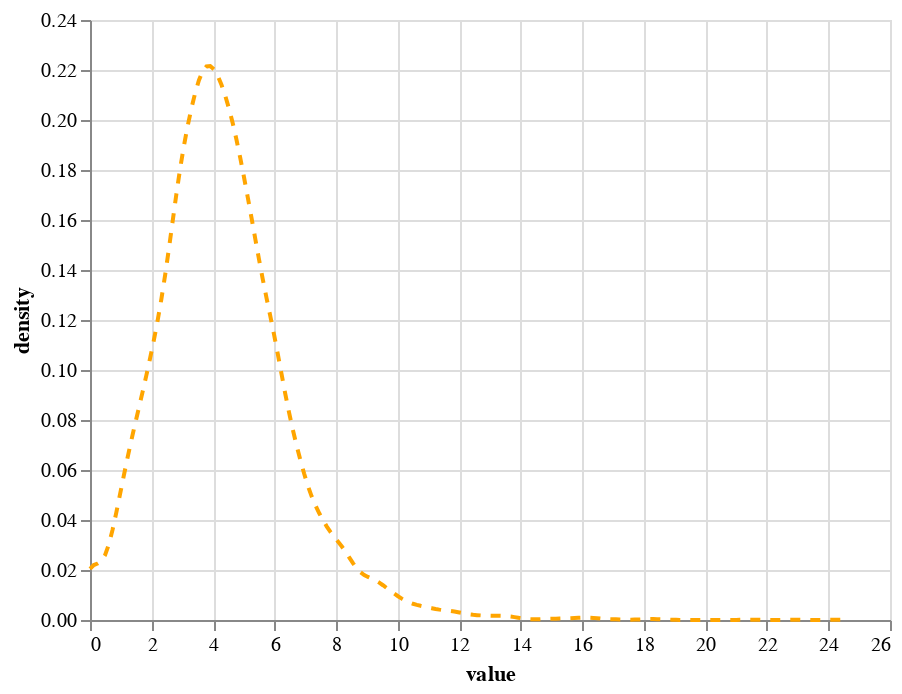

Notebook cell for this chart:
### Code cell
long_enough_taxiing_taxiholdavg_df = dep_arr_df.query(
    'mvt_type=="DEP" & real_dur_minutes > 5'
)
long_enough_taxiing_taxiholdavg_df = compute_avg_duration(
    long_enough_taxiing_taxiholdavg_df,
    on_col="taxi_holding_time_minutes",  # "taxi_holding_time_minutes",
    col_name="long_enough_delay",
)
datachart = long_enough_taxiing_taxiholdavg_df[
    ["first_movement_start", "long_enough_delay"]
]
long_enough_taxiing_taxiholdavg_chart = (
    alt.Chart(datachart)
    .transform_density("long_enough_delay")
    .mark_line(color="orange", strokeDash=[5, 5])
    .encode(x="value:Q", y="density:Q")
)
long_enough_taxiing_taxiholdavg_chart

### Figure 1 — Vega-Lite specification as saved in the notebook (floating-point values rounded to 4 significant figures; data arrays with more than 128 entries replaced by an {"elided": "..."} marker saying what was removed)
{"config": {"view": {"continuousWidth": 400, "continuousHeight": 300}}, "data": {"name": "data-f588dbe4a639c8bbf44ba51a1f86b679"}, "mark": {"type": "line", "color": "orange", "strokeDash": [5, 5]}, "encoding": {"x": {"type": "quantitative", "field": "value"}, "y": {"type": "quantitative", "field": "density"}}, "transform": [{"density": "long_enough_delay"}], "$schema": "https://vega.github.io/schema/vega-lite/v4.8.1.json", "datasets": {"data-f588dbe4a639c8bbf44ba51a1f86b679": {"elided": "10636 records"}}}
